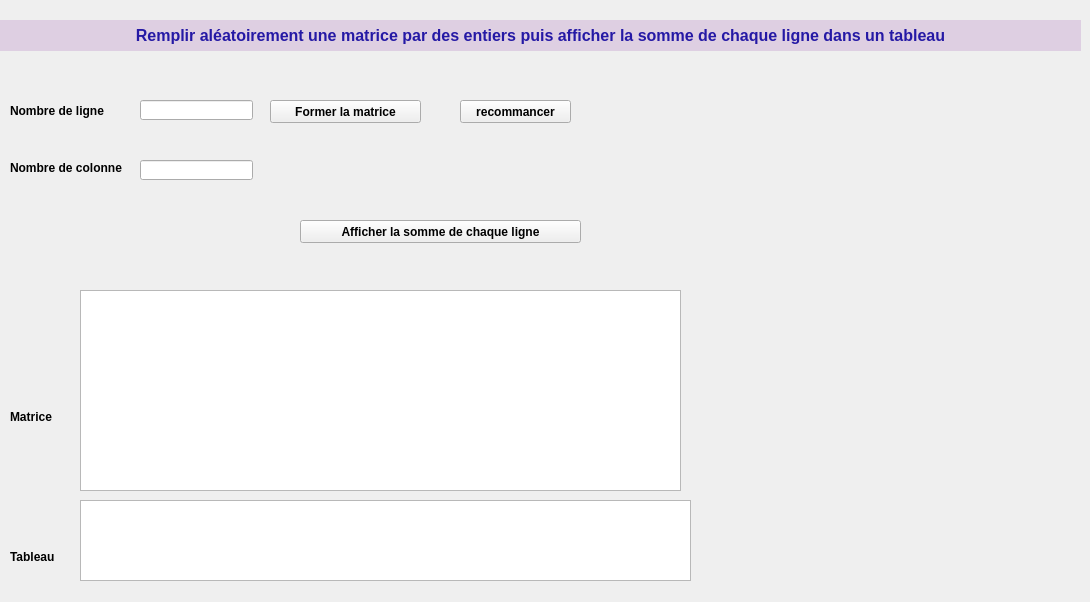
<?xml version="1.0" encoding="UTF-8"?>
<ui version="4.0">
 <class>Form</class>
 <widget class="QWidget" name="Form">
  <property name="geometry">
   <rect>
    <x>0</x>
    <y>0</y>
    <width>1090</width>
    <height>602</height>
   </rect>
  </property>
  <property name="font">
   <font>
    <weight>75</weight>
    <bold>true</bold>
   </font>
  </property>
  <property name="windowTitle">
   <string>Form</string>
  </property>
  <widget class="QLabel" name="aaa">
   <property name="geometry">
    <rect>
     <x>0</x>
     <y>20</y>
     <width>1081</width>
     <height>31</height>
    </rect>
   </property>
   <property name="font">
    <font>
     <pointsize>12</pointsize>
     <weight>75</weight>
     <bold>true</bold>
    </font>
   </property>
   <property name="styleSheet">
    <string notr="true">color: rgb(37, 25, 165);
background-color: rgb(222, 207, 226);</string>
   </property>
   <property name="text">
    <string>Remplir aléatoirement une matrice par des entiers puis afficher la somme de chaque ligne dans un tableau</string>
   </property>
   <property name="alignment">
    <set>Qt::AlignCenter</set>
   </property>
  </widget>
  <widget class="QLineEdit" name="t1">
   <property name="geometry">
    <rect>
     <x>140</x>
     <y>100</y>
     <width>113</width>
     <height>20</height>
    </rect>
   </property>
  </widget>
  <widget class="QPushButton" name="former">
   <property name="geometry">
    <rect>
     <x>270</x>
     <y>100</y>
     <width>151</width>
     <height>23</height>
    </rect>
   </property>
   <property name="text">
    <string>Former la matrice</string>
   </property>
  </widget>
  <widget class="QPushButton" name="afficher">
   <property name="geometry">
    <rect>
     <x>300</x>
     <y>220</y>
     <width>281</width>
     <height>23</height>
    </rect>
   </property>
   <property name="text">
    <string>Afficher la somme de chaque ligne</string>
   </property>
  </widget>
  <widget class="QPushButton" name="reset">
   <property name="geometry">
    <rect>
     <x>460</x>
     <y>100</y>
     <width>111</width>
     <height>23</height>
    </rect>
   </property>
   <property name="text">
    <string>recommancer</string>
   </property>
  </widget>
  <widget class="QTableWidget" name="matrice">
   <property name="geometry">
    <rect>
     <x>80</x>
     <y>290</y>
     <width>601</width>
     <height>201</height>
    </rect>
   </property>
  </widget>
  <widget class="QLabel" name="label">
   <property name="geometry">
    <rect>
     <x>10</x>
     <y>100</y>
     <width>111</width>
     <height>21</height>
    </rect>
   </property>
   <property name="text">
    <string>Nombre de ligne</string>
   </property>
  </widget>
  <widget class="QLabel" name="label_2">
   <property name="geometry">
    <rect>
     <x>10</x>
     <y>160</y>
     <width>121</width>
     <height>16</height>
    </rect>
   </property>
   <property name="text">
    <string>Nombre de colonne</string>
   </property>
  </widget>
  <widget class="QLineEdit" name="t2">
   <property name="geometry">
    <rect>
     <x>140</x>
     <y>160</y>
     <width>113</width>
     <height>20</height>
    </rect>
   </property>
  </widget>
  <widget class="QLabel" name="msg">
   <property name="geometry">
    <rect>
     <x>390</x>
     <y>160</y>
     <width>611</width>
     <height>31</height>
    </rect>
   </property>
   <property name="text">
    <string/>
   </property>
   <property name="alignment">
    <set>Qt::AlignCenter</set>
   </property>
  </widget>
  <widget class="QTableWidget" name="tableau">
   <property name="geometry">
    <rect>
     <x>80</x>
     <y>500</y>
     <width>611</width>
     <height>81</height>
    </rect>
   </property>
  </widget>
  <widget class="QLabel" name="label_3">
   <property name="geometry">
    <rect>
     <x>10</x>
     <y>410</y>
     <width>47</width>
     <height>13</height>
    </rect>
   </property>
   <property name="text">
    <string>Matrice</string>
   </property>
  </widget>
  <widget class="QLabel" name="label_4">
   <property name="geometry">
    <rect>
     <x>10</x>
     <y>550</y>
     <width>47</width>
     <height>13</height>
    </rect>
   </property>
   <property name="text">
    <string>Tableau</string>
   </property>
  </widget>
 </widget>
 <resources/>
 <connections/>
</ui>
